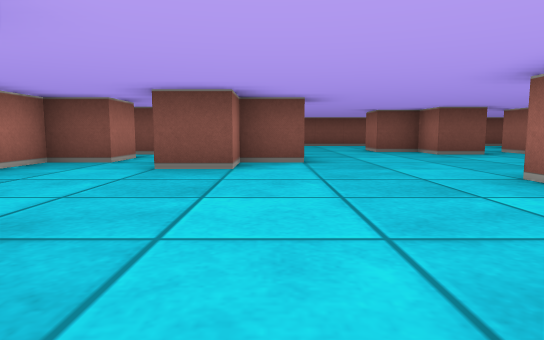
[1] (above)

20 first-person views from a walk through a cub3D maze. The camera is about half as high as the walls, tilts 6° down and sees 75° across. The floor is counted in squares. Each view is taken from the middle of a square. On the plan, view 1 faces up. The plan holds only what a view shows up to about 9 squares ahead; the rest is blank.

[2]
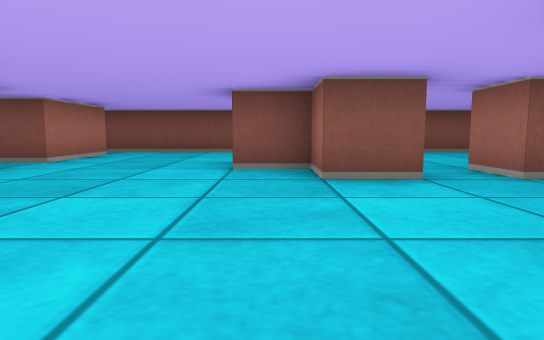

[3]
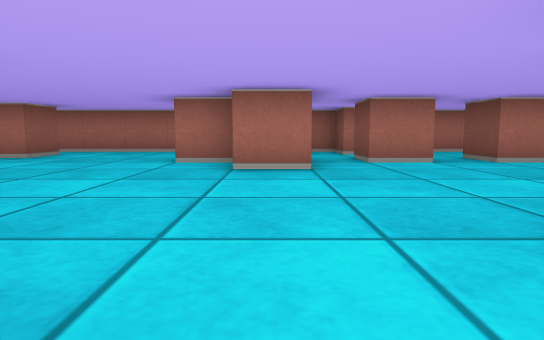

[4]
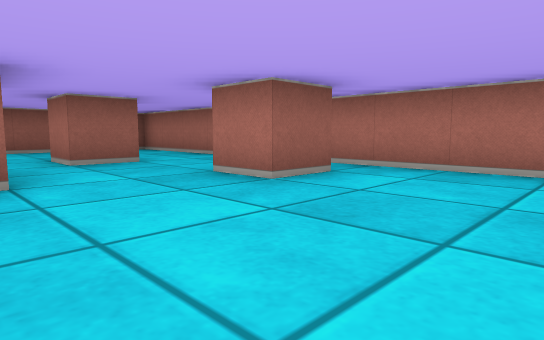

[5]
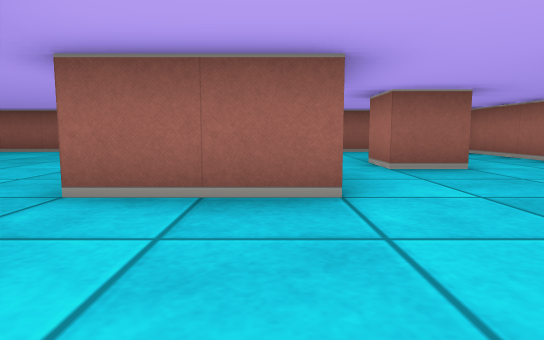

[6]
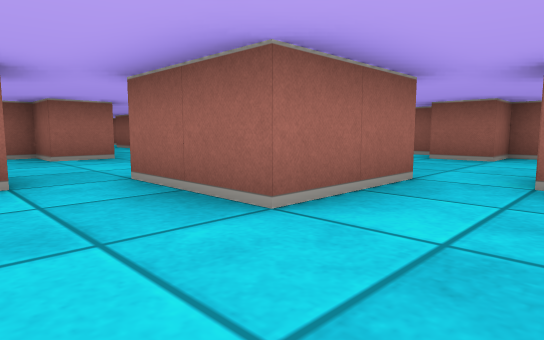

[7]
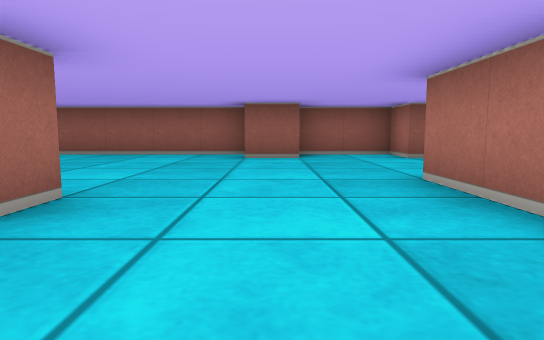

[8]
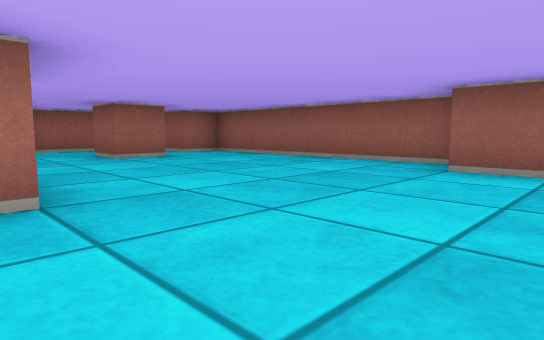

[9]
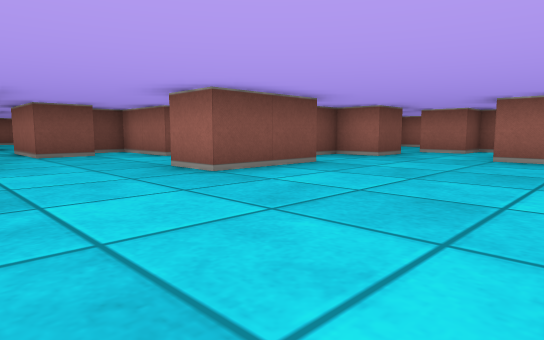

[10]
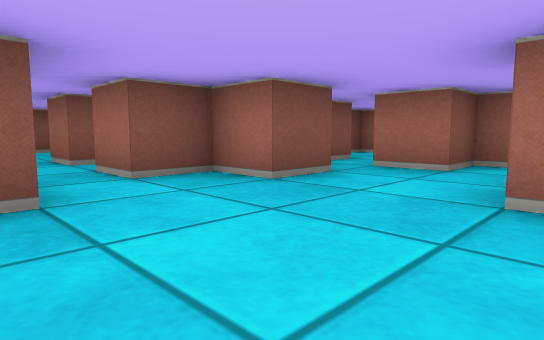

[11]
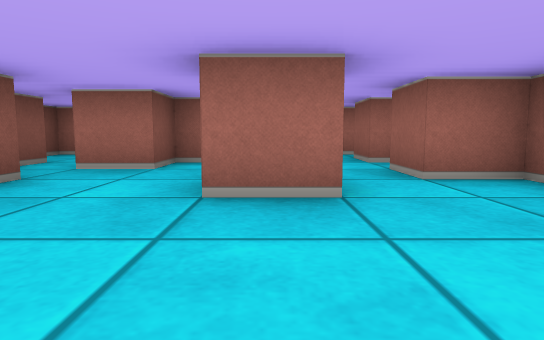

[12]
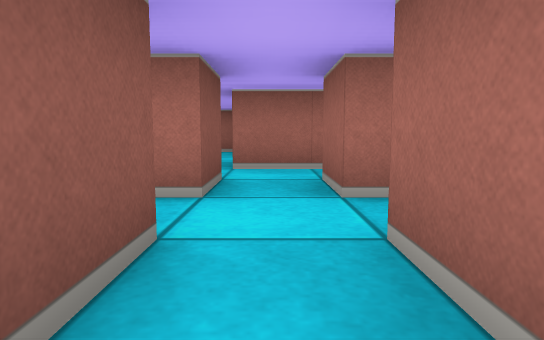

[13]
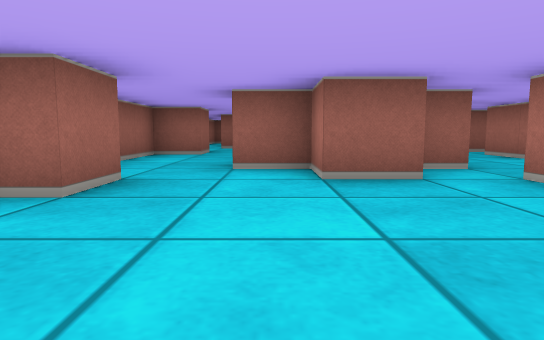

[14]
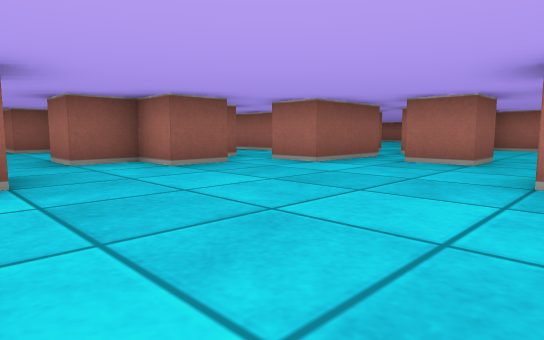

[15]
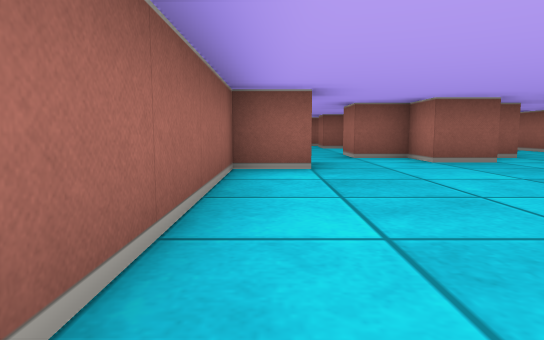

[16]
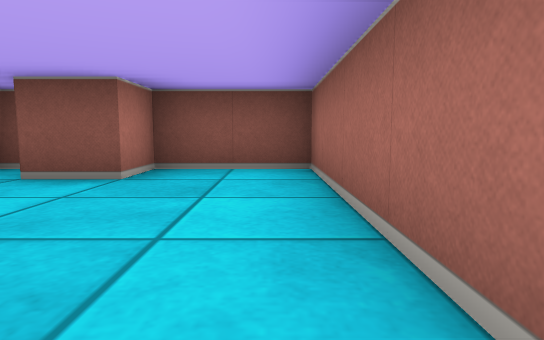

[17]
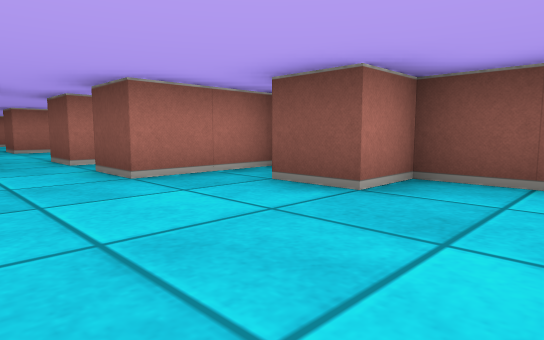

[18]
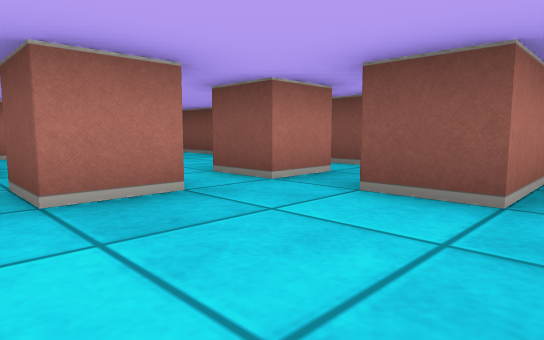

[19]
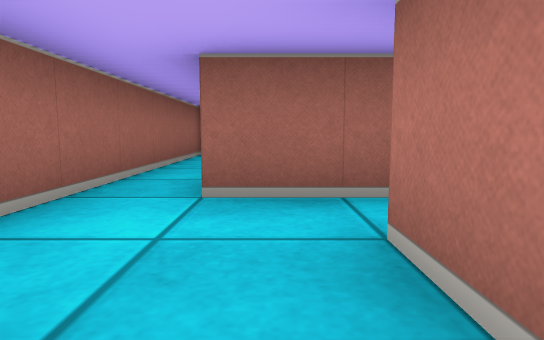

[20]
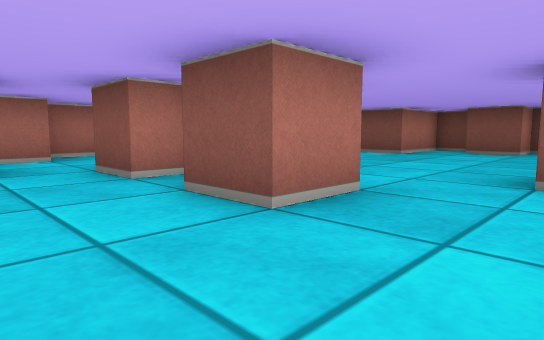

### Floor plan
Key: @ floor where view 1 was taken; # wall or solid block; . floor.
Columns run from 4 left of view 1 to 15 right of it. Each row starts with its distance up from view 1.
 13    #################
 12    #... ......#.#..#
 11 #  #... #...#.#....#
 10 #..#... ...........#
  9 # .....##...#......#
  8 ##.#....#.#........#
  7 #...........##....##
  6 ##.##.....#  ..##..
  5 #..#.....###..###..
  4 #........#.#.......#
  3 #......#...#.#.....#
  2 #......#.......#..##
  1 #.#........#.####..#
  0   ..@##...##..#....#
 -1  ....##.........##.#
 -2 #..#.............#.#
 -3 #.............#..#.#
 -4 #. ................#
 -5 #. ..#..#......#.#.#
 -6    #############   #

Positions as (right, up) in squares from view 1, and headings:
1: (0, 0), facing up
2: (3, 4), facing up
3: (5, 6), facing left
4: (1, 4), facing down-left
5: (1, 3), facing down
6: (-1, 2), facing down-right
7: (4, 2), facing down
8: (3, 0), facing down-right
9: (3, -4), facing up-right
10: (7, -3), facing up-right
11: (7, -3), facing right
12: (6, 2), facing right
13: (12, 10), facing down
14: (14, 11), facing down-left
15: (14, 12), facing down
16: (14, 8), facing up
17: (14, 9), facing up-left
18: (11, 8), facing up-left
19: (13, 2), facing down
20: (14, 3), facing up-left
